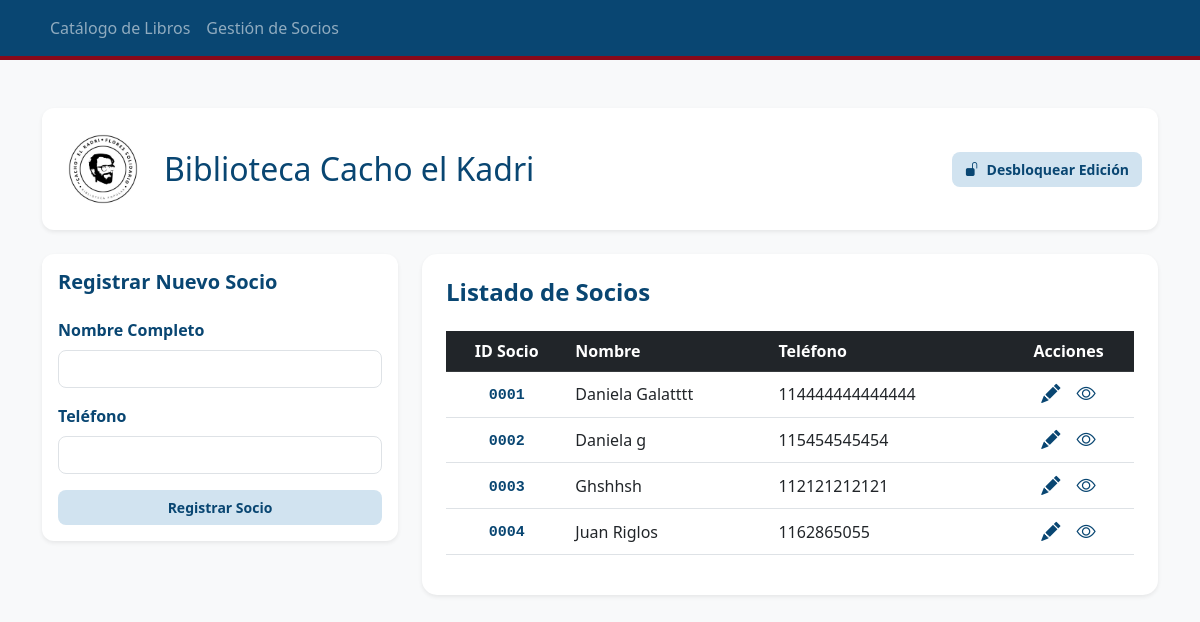
The page /socios on the database as committed earlier.
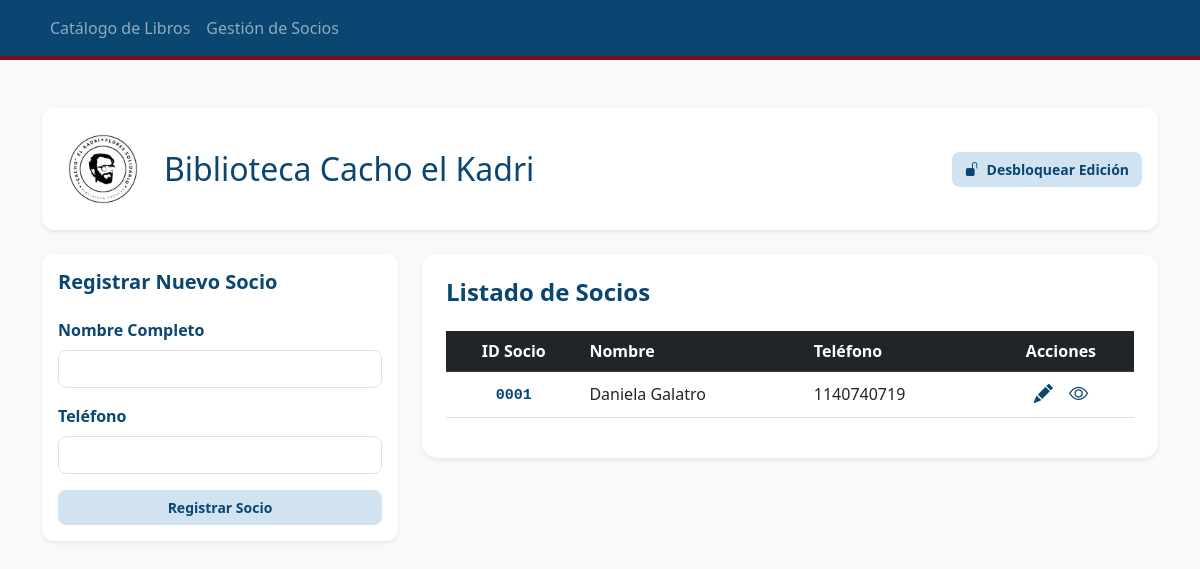
The same page on the database as committed later.
### tables this page shows
CREATE TABLE Socios (
            id_socio INTEGER PRIMARY KEY AUTOINCREMENT,
            nombre_completo TEXT NOT NULL,
            telefono TEXT NOT NULL
        );

### app.py (the view)
@app.route('/socios')
def lista_socios():
    conexion = sqlite3.connect("biblioteca.db")
    cursor = conexion.cursor()
    cursor.execute("SELECT id_socio, nombre_completo, telefono FROM Socios")
    socios = cursor.fetchall()
    conexion.close()
    return render_template('socios.html', socios=socios)

### templates/socios.html
{% extends 'layout.html' %}
{% block content %}
<div class="row">
    <div class="col-md-4 mb-4 mb-md-0">
        <div class="card shadow-sm border-0" style="border-radius: 12px;">
            <div class="card-body">
                <h5 class="card-title mb-4">Registrar Nuevo Socio</h5>
                <form action="/guardar_socio" method="POST">
                    <div class="mb-3">
                        <label class="form-label" style="color: #094672; font-weight: 600;">Nombre Completo</label>
                        <input type="text" name="nombre" class="form-control" required style="border-radius: 8px;">
                    </div>
                    <div class="mb-3">
                        <label class="form-label" style="color: #094672; font-weight: 600;">Teléfono</label>
                        <input type="text" name="telefono" class="form-control" required style="border-radius: 8px;">
                    </div>
                    <button type="submit" class="btn btn-info w-100">Registrar Socio</button>
                </form>
            </div>
        </div>
    </div>
    <div class="col-md-8">
        <div class="card shadow-sm border-0" style="border-radius: 15px;">
            <div class="card-body p-4">
                <h4 class="mb-4" style="color: #094672; font-weight: bold;">Listado de Socios</h4>
                <div class="table-responsive">
                    <table class="table table-hover align-middle">
                        <thead class="table-dark" style="background-color: #094672 !important;">
                            <tr>
                                <th class="text-center">ID Socio</th>
                                <th>Nombre</th>
                                <th>Teléfono</th>
                                <th class="text-center">Acciones</th>
                            </tr>
                        </thead>
                        <tbody>
                            {% for socio in socios %}
                            <tr>
                                <td class="text-center">
                                    <span style="color: #094672; font-weight: bold; font-family: monospace; font-size: 15px;">
                                        {{ "%04d" | format(socio[0]) }}
                                    </span>
                                </td>
                                <td>{{ socio[1] }}</td>
                                <td>{{ socio[2] }}</td>
                                <td class="text-center">
                                    <div class="d-flex justify-content-center align-items-center gap-3">
                                        <a href="/editar_socio/{{ socio[0] }}" title="Editar datos" style="color: #094672; text-decoration: none; font-size: 1.2rem;">
                                            <i class="bi bi-pencil-fill"></i>
                                        </a>
                                        <a href="/historial_socio/{{ socio[0] }}" title="Ver historial" style="color: #094672; text-decoration: none; font-size: 1.2rem;">
                                            <i class="bi bi-eye"></i>
                                        </a>
                                    </div>
                                </td>
                            </tr>
                            {% else %}
                            <tr>
                                <td colspan="4" class="text-center text-muted py-4">No hay socios registrados todavía.</td>
                            </tr>
                            {% endfor %}
                        </tbody>
                    </table>
                </div>
            </div>
        </div>
    </div>
</div>
{% endblock %}

Rows that differ between the two databases and show on the page:
removed Socios: id_socio "0002", nombre_completo "Daniela g", telefono "115454545454"
removed Socios: id_socio "0003", nombre_completo "Ghshhsh", telefono "112121212121"
removed Socios: id_socio "0004", nombre_completo "Juan Riglos", telefono "1162865055"
changed Socios "0001": nombre_completo "Daniela Galatttt" → "Daniela Galatro"; telefono "114444444444444" → "1140740719"
